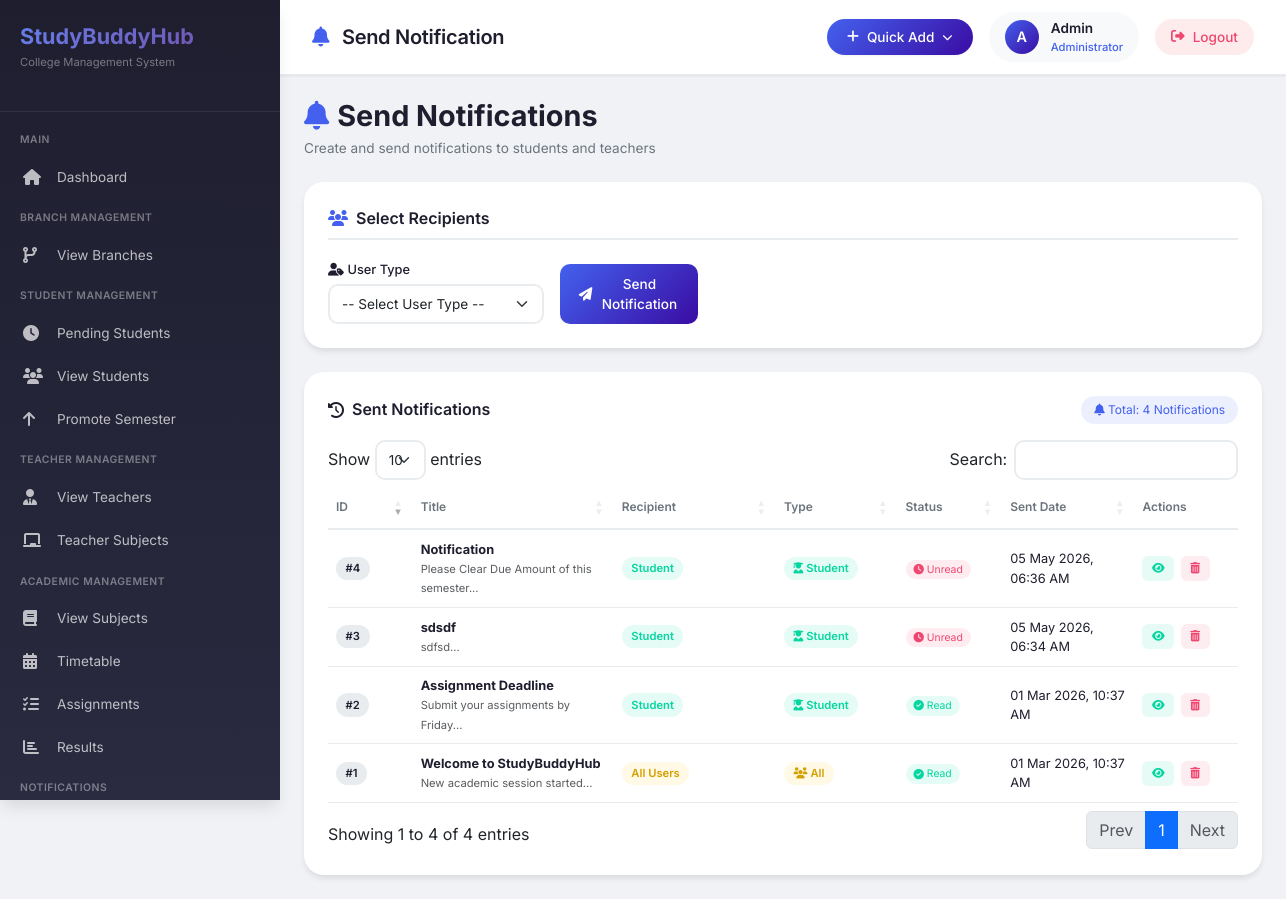
The page /admin/send_notification.php (signed in) on the database its author committed.
### tables this page shows
CREATE TABLE `notifications` (
  `id` int(11) NOT NULL,
  `user_id` int(11) DEFAULT NULL,
  `usertype` enum('admin','teacher','student','all') DEFAULT 'all',
  `title` varchar(255) NOT NULL,
  `message` text NOT NULL,
  `link` varchar(255) DEFAULT NULL,
  `is_read` tinyint(1) DEFAULT 0,
  `created_at` timestamp NOT NULL DEFAULT current_timestamp()
);

### admin/send_notification.php (the view, shortened to what this page needs)
<?php
$host = "localhost";
$user = "root";
$password = "";
$db = "users";
$data = mysqli_connect($host, $user, $password, $db);
$notifications_query = mysqli_query($data, "
    SELECT n.*,
           CASE
               WHEN n.usertype = 'student' THEN (SELECT Name FROM admission WHERE user_id = n.user_id LIMIT 1)
               WHEN n.usertype = 'teacher' THEN (SELECT name FROM teacher WHERE user_id = n.user_id LIMIT 1)
               ELSE 'All Users'
           END as recipient_name
    FROM notifications n
    ORDER BY n.created_at DESC
    LIMIT 50
");
$notifications = [];
while ($row = mysqli_fetch_assoc($notifications_query)) {
    $notifications[] = $row;
}
?>
<!DOCTYPE html>
<html lang="en">
<head>
    <link href="https://cdn.jsdelivr.net/npm/bootstrap@5.3.8/dist/css/bootstrap.min.css" rel="stylesheet">
    <link rel="stylesheet" href="https://cdnjs.cloudflare.com/ajax/libs/font-awesome/6.4.0/css/all.min.css">
    <link href="https://unpkg.com/aos@2.3.1/dist/aos.css" rel="stylesheet">
    <link rel="stylesheet" href="https://cdn.datatables.net/1.13.6/css/dataTables.bootstrap5.min.css">
</head>
<body>
<div class="admin-wrap">
    <div class="sidebar" id="sidebar">
        <div class="sidebar-header">
            <h3>StudyBuddyHub</h3>
            <p>College Management System</p>
        </div>
        <div class="sidebar-menu">
            <div class="menu-title">MAIN</div>
            <a href="home.php"> <i class="fas fa-home"></i> <span>Dashboard</span> </a>
            <div class="menu-title">BRANCH MANAGEMENT</div>
            <a href="branches.php"> <i class="fas fa-code-branch"></i> <span>View Branches</span> </a>
            <div class="menu-title">STUDENT MANAGEMENT</div>
            <a href="pending_requests.php"> <i class="fas fa-clock"></i> <span>Pending Students</span>
            </a>
            <a href="view_student.php"> <i class="fas fa-users"></i> <span>View Students</span> </a>
            <a href="promote_semester.php"> <i class="fas fa-arrow-up"></i> <span>Promote Semester</span> </a>
            <div class="menu-title">TEACHER MANAGEMENT</div>
            <a href="view_teacher.php"> <i class="fas fa-user-tie"></i> <span>View Teachers</span> </a>
            <a href="teacher_subjects.php"> <i class="fas fa-chalkboard"></i> <span>Teacher Subjects</span> </a>
            <div class="menu-title">ACADEMIC MANAGEMENT</div>
            <a href="subjects.php"> <i class="fas fa-book"></i> <span>View Subjects</span> </a>
            <a href="timetable.php"> <i class="fas fa-calendar-alt"></i> <span>Timetable</span> </a>
            <a href="assignments.php"> <i class="fas fa-tasks"></i> <span>Assignments</span> </a>
            <a href="results.php"> <i class="fas fa-chart-bar"></i> <span>Results</span> </a>
            <div class="menu-title">NOTIFICATIONS</div>
        </div>
    </div>
    <div class="main">
        <div class="modern-topbar">
            <div class="topbar-left">
                <div class="page-title">
                    <i class="fas fa-bell"></i> Send Notification
                </div>
            </div>
            <div class="topbar-right">
                <div class="quick-dropdown">
                    <button class="quick-add-btn" id="quickAddBtn">
                        <i class="fas fa-plus"></i> <span>Quick Add</span> <i class="fas fa-chevron-down" style="font-size: 0.65rem;"></i>
                    </button>
                </div>
                <a href="profile.php" class="admin-profile">
                    <div class="admin-avatar">
                        <?php if (!empty($_SESSION['profile_pic']) && file_exists(__DIR__ . '/../uploads/profile_pics/' . $_SESSION['profile_pic'])): ?>
                            <img src="../uploads/profile_pics/<?php echo htmlspecialchars($_SESSION['profile_pic']); ?>" alt="Avatar">
                        <?php else: ?>
                            <?php echo strtoupper(substr($_SESSION['username'] ?? 'A', 0, 1)); ?>
                        <?php endif; ?>
                    </div>
                    <div class="admin-info">
                        <div class="admin-name"><?php echo htmlspecialchars($_SESSION['username'] ?? 'Admin'); ?></div>
                        <div class="admin-role">Administrator</div>
                    </div>
                </a>
                <a href="../logout.php" class="logout-btn">
                    <i class="fas fa-sign-out-alt"></i> <span>Logout</span>
                </a>
            </div>
        </div>
        <div class="content">
            <div class="page-header" data-aos="fade-up">
                <h2> <i class="fas fa-bell" style="color: var(--primary);"></i> Send Notifications </h2>
                <p>Create and send notifications to students and teachers</p>
            </div>
            <div class="selection-card" data-aos="fade-up" data-aos-delay="50">
                <div class="selection-title">
                    <i class="fas fa-users"></i>
                    Select Recipients
                </div>
                <div class="row g-3">
                    <div class="col-md-3">
                        <label class="form-label"><i class="fas fa-user-tag"></i> User Type</label>
                        <select name="usertype" class="form-select" id="usertypeSelect" required>
                            <option value="">-- Select User Type --</option>
                        </select>
                    </div>
                    <div class="col-md-2 d-flex align-items-end">
                        <button class="btn-send w-100" id="openSendModalBtn">
                            <i class="fas fa-paper-plane"></i> Send Notification
                        </button>
                    </div>
                </div>
            </div>
            <div class="table-card" data-aos="fade-up" data-aos-delay="100">
                <div class="table-header">
                    <h4>
                        <i class="fas fa-history"></i>
                        Sent Notifications
                    </h4>
                    <div class="total-notifications">
                        <i class="fas fa-bell"></i> Total: <?php echo count($notifications); ?> Notifications
                    </div>
                </div>
                <div class="table-responsive">
                    <?php if (!empty($notifications)): ?>
                        <table id="notificationsTable" class="display" style="width:100%">
                            <thead>
                                <tr>
                                    <th>ID</th>
                                    <th>Title</th>
                                    <th>Recipient</th>
                                    <th>Type</th>
                                    <th>Status</th>
                                    <th>Sent Date</th>
                                    <th>Actions</th>
                                </tr>
                            </thead>
                            <tbody>
                                <?php foreach ($notifications as $notif): ?>
                                <tr id="notif-row-<?php echo $notif['id']; ?>">
                                    <td><span class="badge-usertype" style="background: #e9ecef;">#<?php echo $notif['id']; ?></span></td>
                                    <td><strong><?php echo htmlspecialchars($notif['title']); ?></strong><br><small class="text-muted"><?php echo htmlspecialchars(substr($notif['message'], 0, 40)); ?>...</small></td>
                                    <td>
                                        <?php if ($notif['usertype'] == 'all'): ?>
                                            <span class="badge-usertype badge-all">All Users</span>
                                        <?php elseif ($notif['usertype'] == 'student'): ?>
                                            <span class="badge-usertype badge-student">Student</span>
                                        <?php else: ?>
                                            <span class="badge-usertype badge-teacher">Teacher</span>
                                        <?php endif; ?>
                                    </td>
                                    <td>
                                        <?php if ($notif['usertype'] == 'student'): ?>
                                            <span class="badge-usertype badge-student"><i class="fas fa-user-graduate"></i> Student</span>
                                        <?php elseif ($notif['usertype'] == 'teacher'): ?>
                                            <span class="badge-usertype badge-teacher"><i class="fas fa-chalkboard-teacher"></i> Teacher</span>
                                        <?php else: ?>
                                            <span class="badge-usertype badge-all"><i class="fas fa-users"></i> All</span>
                                        <?php endif; ?>
                                    </td>
                                    <td>
                                        <?php if ($notif['is_read'] == 1): ?>
                                            <span class="badge-read"><i class="fas fa-check-circle"></i> Read</span>
                                        <?php else: ?>
                                            <span class="badge-unread"><i class="fas fa-clock"></i> Unread</span>
                                        <?php endif; ?>
                                    </td>
                                    <td><?php echo date('d M Y, h:i A', strtotime($notif['created_at'])); ?></td>
                                    <td>
                                        <div class="action-btns">
                                            <button class="btn-view" onclick='viewNotification(<?php echo json_encode($notif); ?>)'>
                                                <i class="fas fa-eye"></i>
                                            </button>
                                            <button class="btn-delete" onclick="deleteNotification(<?php echo $notif['id']; ?>, '<?php echo htmlspecialchars($notif['title']); ?>')">
                                                <i class="fas fa-trash-alt"></i>
                                            </button>
                                        </div>
                                    </td>
                                </tr>
                                <?php endforeach; ?>
                            </tbody>
                        </table>
                    <?php endif; ?>
                </div>
            </div>
        </div>
    </div>
</div>
</body>
</html>

### rows shown on the page
notifications: id "4", title "Notification", message "Please Clear Due Amount of this semester", usertype "Student", is_read 0 (drawn), created_at "05 May 2026, 06:36 AM"
notifications: id "3", title "sdsdf", message "sdfsd", usertype "Student", is_read 0 (drawn), created_at "05 May 2026, 06:34 AM"
notifications: id "1", title "Welcome to StudyBuddyHub", message "New academic session started", usertype "All Users", is_read 1 (drawn), created_at "01 Mar 2026, 10:37 AM"
notifications: id "2", title "Assignment Deadline", message "Submit your assignments by Friday", usertype "Student", is_read 1 (drawn), created_at "01 Mar 2026, 10:37 AM"

### other values the page prints
substr($_SESSION['username'] ?? 'A', 0, 1) "A"
$_SESSION['username'] "Admin"
count($notifications) "4"
